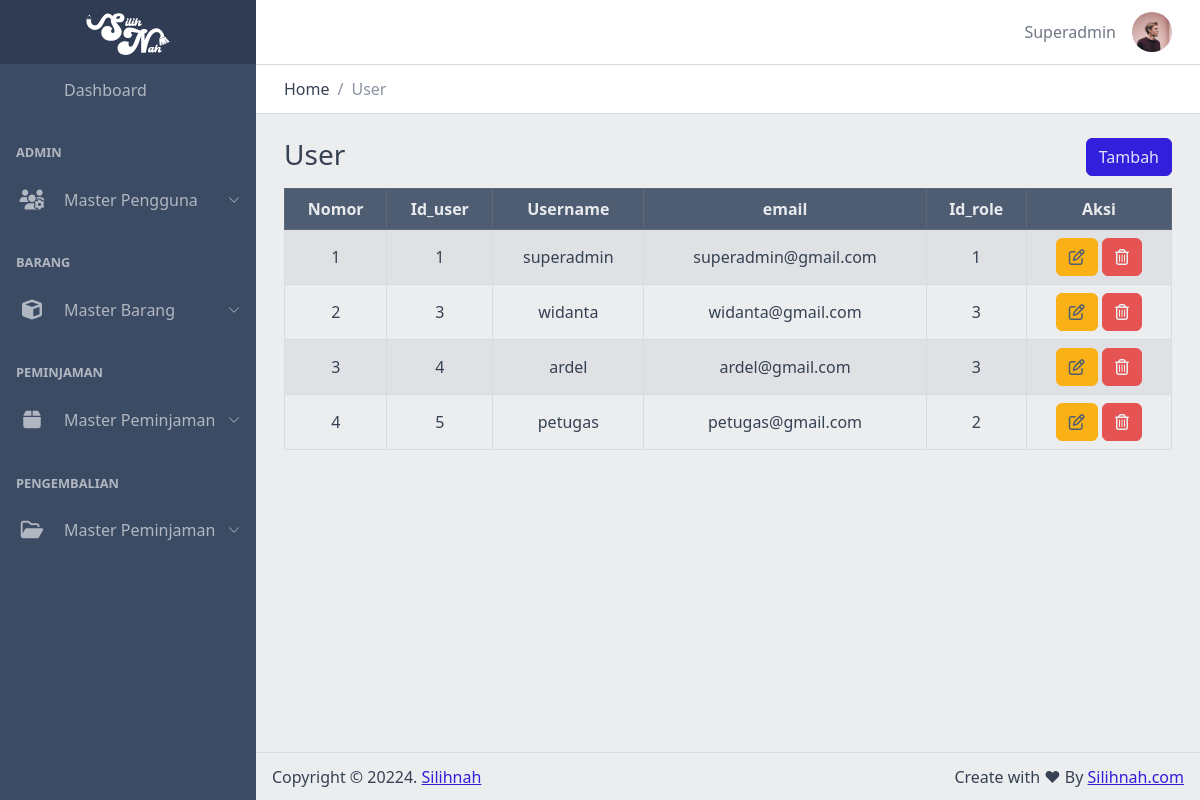
Screenshot of /views/admin/user/ (signed in) with the database file from the repository.
### tables this page shows
CREATE TABLE `user` (
  `id_user` int NOT NULL,
  `username` varchar(100) NOT NULL,
  `email` varchar(100) NOT NULL,
  `password` varchar(100) NOT NULL,
  `id_role` int NOT NULL
);

### functions/petugas.php (called while the page is built, shortened)
<?php
include 'connect.php';
class petugas extends Connect
{
    public function getAllData()
    {
        $query = "SELECT * FROM user";
        $result = mysqli_query($this->conn, $query);
        $data = [];
        while ($row = mysqli_fetch_assoc($result)) {
            $data[] = $row;
        }
        return $data;
    }
    public function getDataRole()
    {
        $query = "SELECT * FROM role WHERE id_role != 3;";
        $result = mysqli_query($this->conn, $query);
        $data = [];
        while ($row = mysqli_fetch_assoc($result)) {
            $data[] = $row;
        }
        return $data;
    }
}

### functions/connect.php (called while the page is built, shortened)
<?php
class Connect
{
    private $host = 'localhost';
    private $user = 'root';
    private $pass = '';
    private $db = 'silihnah';
    function __construct()
    {
        $this->conn = new mysqli($this->host, $this->user, $this->pass, $this->db);
    }
}

### views/admin/user/index.php (the view, shortened to what this page needs)
<?php
include '../../../functions/petugas.php';
$petugas = new Petugas();
$data = $petugas->getAllData();
$dataRole = $petugas->getDataRole();
?>
<?php include('../../templates/header.php'); ?>
<div class="container-fluid">
    <div class="row justify-content-center">
        <div class="col">
            <h3>User</h3>
        </div>
        <div class="col text-end">
            <button type="button" class="btn btn-primary" data-coreui-toggle="modal" data-coreui-target="#createModal">
                Tambah
            </button>
        </div>
    </div>
</div>
<div class="container-fluid table-responsive">
    <table id="data-table" class="table text-nowrap table-bordered table-striped text-center mt-2 align-middle">
        <thead class="table-dark">
            <tr>
                <th>Nomor</th>
                <th>Id_user</th>
                <th>Username</th>
                <th>email</th>
                <th>Id_role</th>
                <th>Aksi</th>
            </tr>
        </thead>
        <tbody>
            <?php $no = 1; ?>
            <?php foreach ($data as $row) : ?>
                <tr>
                    <td><?= $no++; ?></td>
                    <td><?= $row['id_user'] ?></td>
                    <td><?= $row['username'] ?></td>
                    <td><?= $row['email'] ?></td>
                    <td><?= $row['id_role'] ?></td>
                    <td>
                        <button type="button" class="btn btn-warning text-dark" data-coreui-toggle="modal" data-coreui-target="#editModal<?= $row['id_user'] ?>">
                            <i class="fa-regular fa-pen-to-square"></i>
                        </button>
                        <button type="button" class="btn btn-danger text-light" data-coreui-toggle="modal" data-coreui-target="#deleteModel<?= $row['id_user'] ?>">
                            <i class="fa-regular fa-trash-can"></i>
                        </button>
                    </td>
                </tr>
            <?php endforeach; ?>
        </tbody>
    </table>
</div>
<?php include('../../templates/footer.php'); ?>

### assets/css/main.css (style rules this page uses)
body { background-color: #e9ecef; }

### rows the page displays
user: id_user "1", username "superadmin", email "superadmin@gmail.com", id_role "1"
user: id_user "3", username "widanta", email "widanta@gmail.com", id_role "3"
user: id_user "4", username "ardel", email "ardel@gmail.com", id_role "3"
user: id_user "5", username "petugas", email "petugas@gmail.com", id_role "2"

### other values shown
$_SESSION['user']['username'] "Superadmin"
$title "User"
